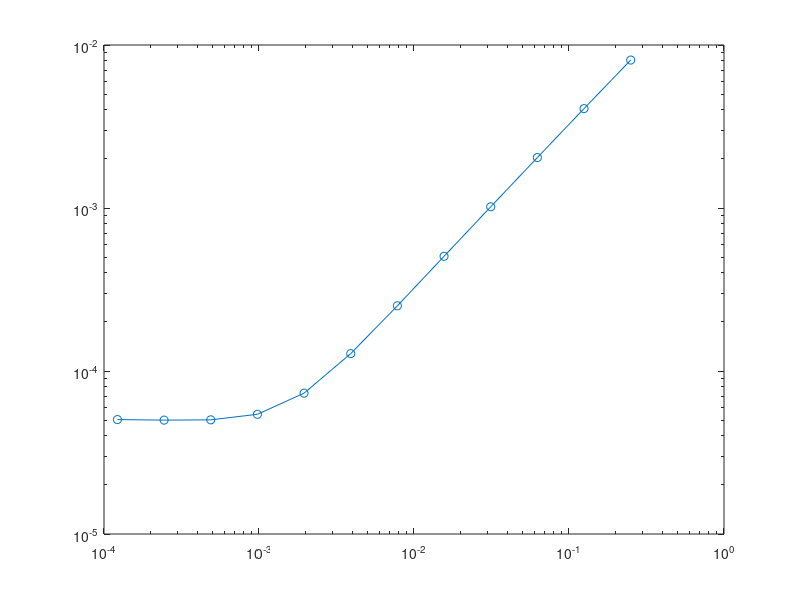

The MATLAB script that drew this image:
%% Spatial Error:

M = csvread("data/FBEspaceL2.csv");
dx2 = M(:,1);
err = M(:, 2);

X = [ones(length(dx2), 1) log(dx2)];
b = X\log(err);
title('log log plot of spatial error')
loglog(dx2, err, '-o')

%% Time Error

M = csvread("data/FBEtimeL2.csv");
dt = M(:, 1);
err =  M(:,2);

X = [ones(length(dt),1) log(dt)];
b = X\log(err);

title('log log plot of temporal error')
loglog(dt, err, '-o')

Xfixed = X(1:8, :);
bfixed = Xfixed\log(err(1:8,:));